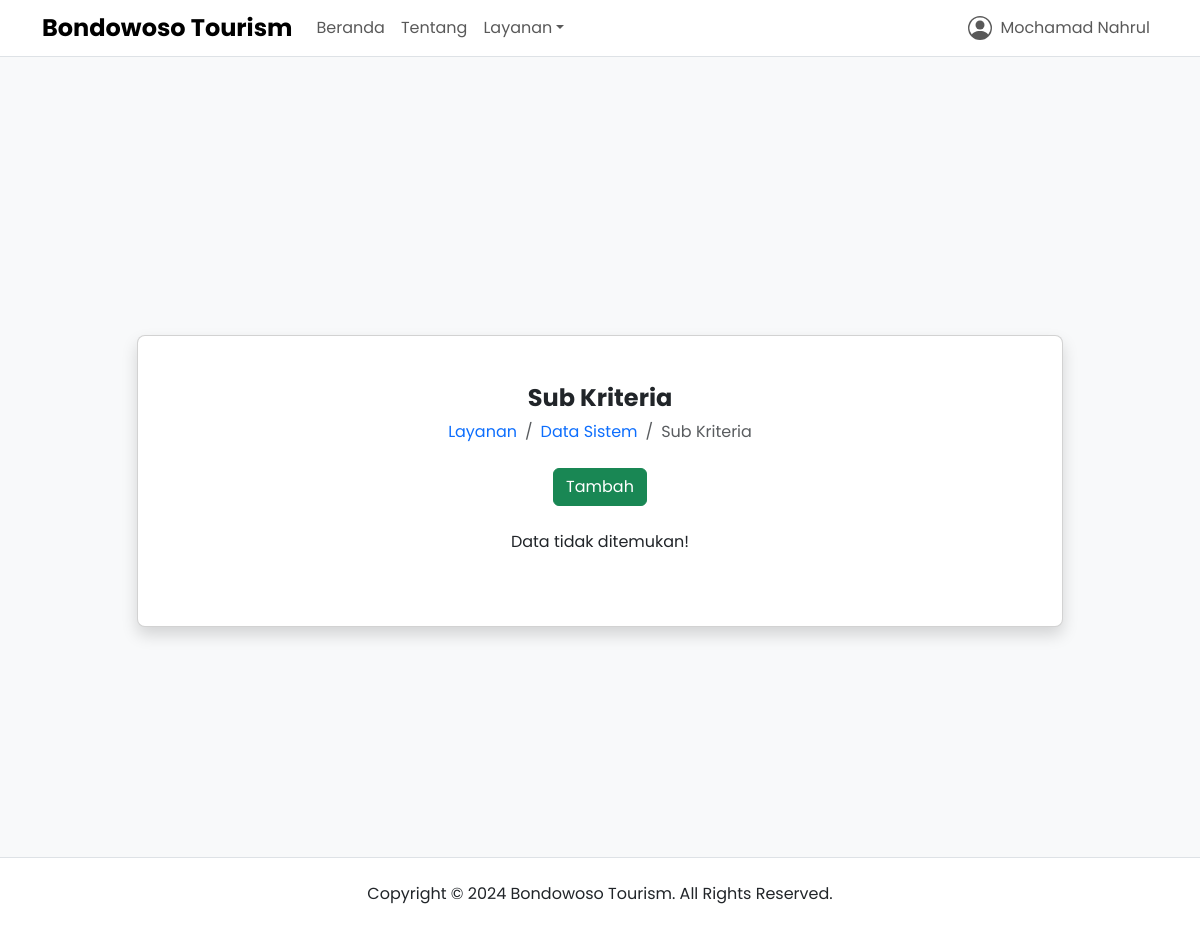
Page /sub-kriteria (signed in) on the earlier database version.
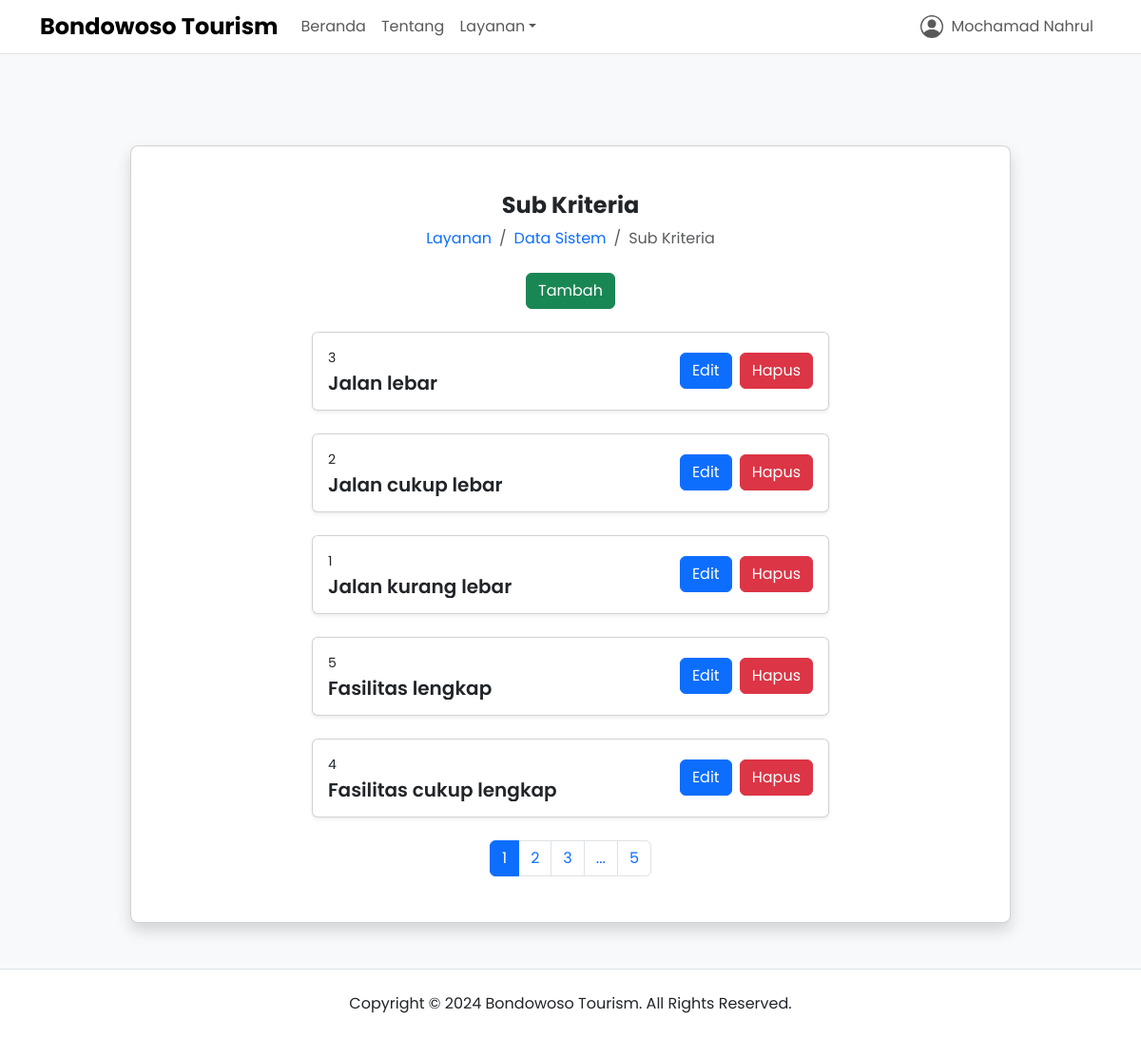
Same page on the later database version.
### app/models.py (models this page shows, shortened)
class SubCriteria(db.Model):
  __tablename__ = "sub_criteria"
  id = db.Column(db.Integer, primary_key=True)
  name = db.Column(db.String(128), nullable=False)
  value = db.Column(db.Integer, nullable=False)
  posted_date = db.Column(db.DateTime, nullable=False, default=datetime.now)
  updated_date = db.Column(db.DateTime, onupdate=datetime.now, default=datetime.now)
  user_id = db.Column(db.Integer, db.ForeignKey("user.id"), nullable=False)
  criteria_id = db.Column(db.Integer, db.ForeignKey("criteria.id"), nullable=False)
  criteria = db.relationship("Criteria", back_populates="sub_criteria")

### app/views/public.py (the view)
@public_app.route("/sub-kriteria", methods=["GET", "POST"])
@login_required
def sub_criteria():
  page = request.args.get("page", 1, type=int)
  datas = SubCriteria.query.order_by(SubCriteria.posted_date.desc()).paginate(page=page, per_page=5)
  return render_template("public/services/system_data/sub-criteria.html", title="Sub Kriteria - Bondowoso Tourism", datas=datas)

### app/models.py (called while the page is built)
@login_manager.user_loader
def load_user(user_id):
  return User.query.get(int(user_id))

### app/templates/public/services/system_data/sub-criteria.html (shortened to what this page needs)
{% extends 'components/public/base.html' %} {% set active_page = 'system_data' %} {% block content %}
<div class="page-wrapper d-flex bg-body-tertiary min-vh-100">
  <div class="container my-auto">
    <div class="row justify-content-center align-items-center pt-6rem pb-5">
      <div class="col-lg-10">
        <div class="card shadow rounded-3">
          <div class="card-body d-flex flex-column row-gap-4 p-lg-5 py-5 px-4">
            <div class="d-flex flex-column row-gap-4">
              <div class="d-flex flex-column justify-content-center align-items-center row-gap-2">
                <div class="text-center">
                  <h3 class="fw-bold fs-4 mb-0">Sub Kriteria</h3>
                </div>
                <nav aria-label="breadcrumb">
                  <ol class="breadcrumb justify-content-center align-items-center mb-0">
                    <li class="breadcrumb-item"><a class="text-decoration-none" href="{{ url_for('public_app.services') }}">Layanan</a></li>
                    <li class="breadcrumb-item"><a class="text-decoration-none" href="{{ url_for('public_app.system_data') }}">Data Sistem</a></li>
                    <li class="breadcrumb-item active" aria-current="page">Sub Kriteria</li>
                  </ol>
                </nav>
              </div>
              {% if current_user.role == "admin" %}
              <div class="text-center">
                <a class="btn btn-success" href="{{ url_for('public_app.create_sub_criteria') }}" role="button">Tambah</a>
              </div>
              {% endif %}
            </div>
            <div class="row justify-content-center align-items-center row-gap-4">
              {% if datas.items %} {% for data in datas.items %}
              <div class="col-lg-8">
                <div class="card shadow-sm">
                  <div class="card-body">
                    <div class="d-flex flex-column flex-lg-row justify-content-between align-items-end align-items-lg-center row-gap-2">
                      <div class="d-flex flex-column row-gap-1">
                        <p class="small text-clamp-1 mb-0">{{ data.value }}</p>
                        <h6 class="fw-semibold fs-5 text-clamp-2 mb-0">{{ data.name }}</h6>
                      </div>
                      <div class="d-flex flex-row column-gap-2">
                        <a class="btn btn-primary" href="{{ url_for('public_app.update_sub_criteria', id=data.id) }}" role="button">Edit</a>
                        <a class="btn btn-danger" href="#" role="button" data-bs-toggle="modal" data-bs-target="#deleteDataModal{{ data.id }}">Hapus</a>
                      </div>
                    </div>
                  </div>
                </div>
              </div>
              {% endfor %} {% else %}
              <div class="col-lg-8">
                <div class="text-center">
                  <p class="mb-0">Data tidak ditemukan!</p>
                </div>
              </div>
              {% endif %}
            </div>
            <div class="row">
              <div class="col-lg-12">
                <nav>
                  <ul class="pagination justify-content-center align-items-center mb-0">
                    {% for page_num in datas.iter_pages(left_edge=1, right_edge=1, left_current=1, right_current=2) %} {% if page_num %} {% if datas.page == page_num %}
                    <li class="page-item active" aria-current="page">
                      <span class="page-link">{{ page_num }}</span>
                    </li>
                    {% else %}
                    <li class="page-item">
                      <a class="page-link" href="{{ url_for('public_app.sub_criteria', page=page_num) }}">{{ page_num }}</a>
                    </li>
                    {% endif %} {% else %}
                    <li class="page-item">
                      <span class="page-link">...</span>
                    </li>
                    {% endif %} {% endfor %}
                  </ul>
                </nav>
              </div>
            </div>
          </div>
        </div>
      </div>
    </div>
  </div>
</div>
{% endblock %}

Differences in the rows shown:
added SubCriteria: value "3", name "Jalan lebar"
added SubCriteria: value "2", name "Jalan cukup lebar"
added SubCriteria: value "1", name "Jalan kurang lebar"
added SubCriteria: value "5", name "Fasilitas lengkap"
added SubCriteria: value "4", name "Fasilitas cukup lengkap"
Other differences:
new list line: "1"
new list line: "2"
new list line: "3"
new list line: "5"
text no longer shown: "Data tidak ditemukan!"
